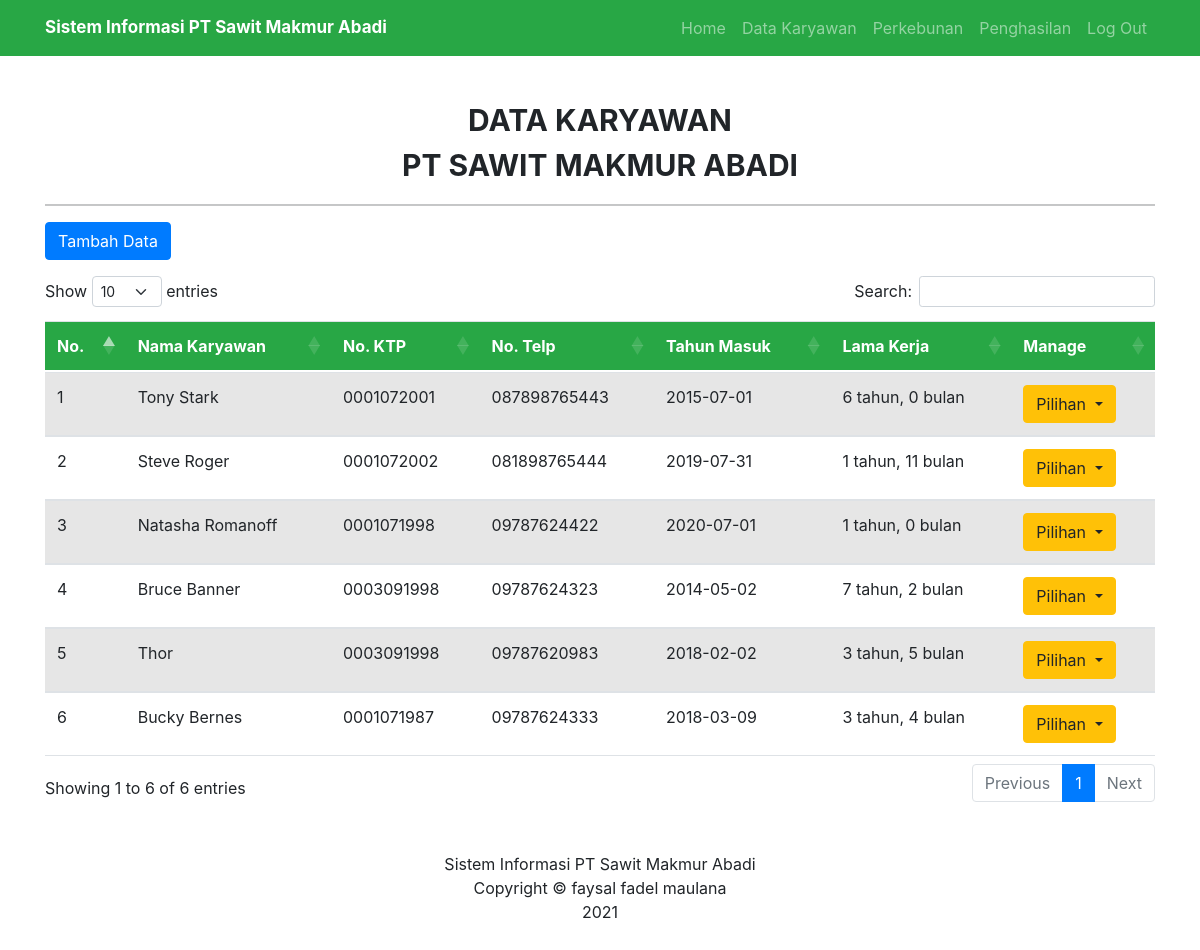
The page / (signed in) on the database its author committed.
### tables this page shows
CREATE TABLE `karyawan` (
  `id_karyawan` int(11) NOT NULL,
  `nama` varchar(200) NOT NULL,
  `no_ktp` varchar(20) NOT NULL,
  `no_telp` varchar(20) NOT NULL,
  `th_masuk` date NOT NULL
);

### index.php (the view, shortened to what this page needs)
<!doctype html>
<html lang="en">
<head>
    <link href="https://cdn.jsdelivr.net/npm/bootstrap@5.0.0-beta3/dist/css/bootstrap.min.css" rel="stylesheet">
    <link rel="stylesheet" href="https://cdn.datatables.net/1.10.24/css/dataTables.bootstrap5.min.css">
    <link rel="stylesheet" type="text/css" href="assets/css/bootstrap.css">
</head>
<body class="mb-5">
    <nav class="navbar fixed-top navbar-expand-lg navbar-dark bg-success">
        <div class="container">
            <a class="textNav navbar-brand fw-bold" href="index.php">Sistem Informasi PT Sawit Makmur Abadi</a>
            <div class="collapse navbar-collapse" id="navbarNavAltMarkup">
                <div class="navbar-nav ms-auto">
                    <a class="nav-link" aria-current="page" href="home.php">Home</a>
                    <a class="nav-link" href="index.php">Data Karyawan</a>
                    <a class="nav-link" href="#">Perkebunan</a>
                    <a class="nav-link" href="#">Penghasilan</a>
                    <a class="nav-link" href="logout.php">Log Out</a>
                </div>
            </div>
        </div>
    </nav>
    <div class="container data-karyawan mt-5">
        <center class="textTop">
            <p class="fw-bold">DATA KARYAWAN <br> PT SAWIT MAKMUR ABADI</p>
        </center>
        <hr>
        <a href="store.php" class="btn btn-primary mb-3">Tambah Data</a>
    </div>
    <div class="container table-responsive data-karyawan">
        <table class="table table-striped" id="tableKaryawan">
            <thead>
                <tr class="bg-success text-white">
                    <th scope="col">No.</th>
                    <th scope="col">Nama Karyawan</th>
                    <th scope="col">No. KTP</th>
                    <th scope="col">No. Telp</th>
                    <th scope="col">Tahun Masuk</th>
                    <th scope="col">Lama Kerja</th>
                    <th scope="col">Manage</th>
                </tr>
            </thead>
            <tbody>
                <?php
                include 'config.php';
                $no = 1;
                $karyawan = mysqli_query($koneksi, "SELECT * FROM karyawan");
                while ($data = mysqli_fetch_array($karyawan)) {
                ?>
                    <tr>
                        <td><?php echo $no++; ?></td>
                        <td><?php echo $data['nama']; ?></td>
                        <td><?php echo $data['no_ktp']; ?></td>
                        <td><?php echo $data['no_telp']; ?></td>
                        <td><?php echo $data['th_masuk']; ?></td>
                        <td><?php $awal = date_create($data['th_masuk']);
                            $akhir = date_create();
                            $diff = date_diff($awal, $akhir);
                            echo $diff->y . ' tahun, ';
                            echo $diff->m . ' bulan' ?></td>
                        <td>
                            <div class="dropdown">
                                <button class="btn btn-warning dropdown-toggle" type="button" id="dropdownMenuButton1" data-bs-toggle="dropdown" aria-expanded="false">
                                    Pilihan
                                </button>
                            </div>
                        </td>
                    </tr>
                <?php
                }
                ?>
            </tbody>
        </table>
    </div>
    <footer class="application-footer mt-5">
        <div class="container">
            <center>Sistem Informasi PT Sawit Makmur Abadi <br>
                Copyright © faysal fadel maulana <br> 2021</Copyright>
        </div>
    </footer>
</body>
</html>

### index.php (style rules this page uses)
@media (min-device-width: 375px) and (max-device-width: 1024px) { .textNav { font-size: 17px; } }
.textTop { padding-top: 50px; font-size: 30px; }

### rows shown on the page
karyawan: nama "Tony Stark", no_ktp "0001072001", no_telp "087898765443", th_masuk "2015-07-01", th_masuk "6", th_masuk "0"
karyawan: nama "Steve Roger", no_ktp "0001072002", no_telp "081898765444", th_masuk "2019-07-31", th_masuk "1", th_masuk "11"
karyawan: nama "Natasha Romanoff", no_ktp "0001071998", no_telp "09787624422", th_masuk "2020-07-01", th_masuk "1", th_masuk "0"
karyawan: nama "Bruce Banner", no_ktp "0003091998", no_telp "09787624323", th_masuk "2014-05-02", th_masuk "7", th_masuk "2"
karyawan: nama "Thor", no_ktp "0003091998", no_telp "09787620983", th_masuk "2018-02-02", th_masuk "3", th_masuk "5"
karyawan: nama "Bucky Bernes", no_ktp "0001071987", no_telp "09787624333", th_masuk "2018-03-09", th_masuk "3", th_masuk "4"
